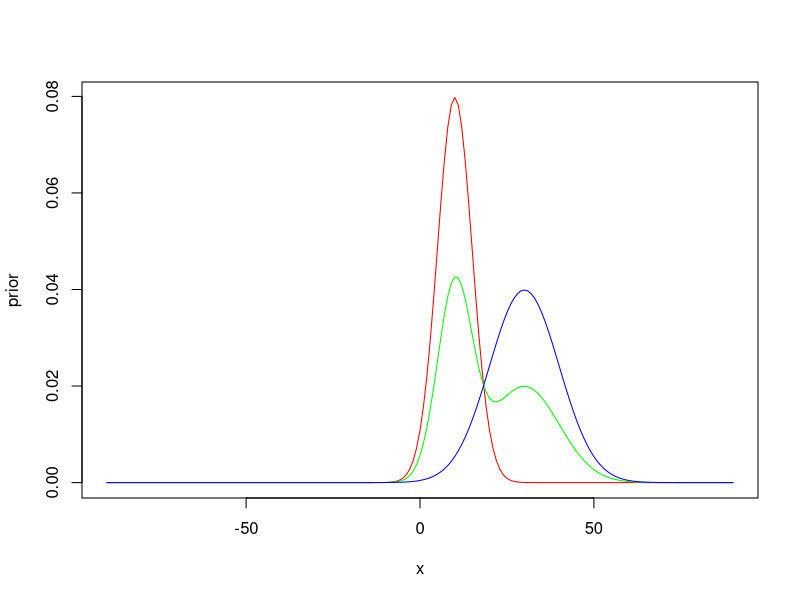
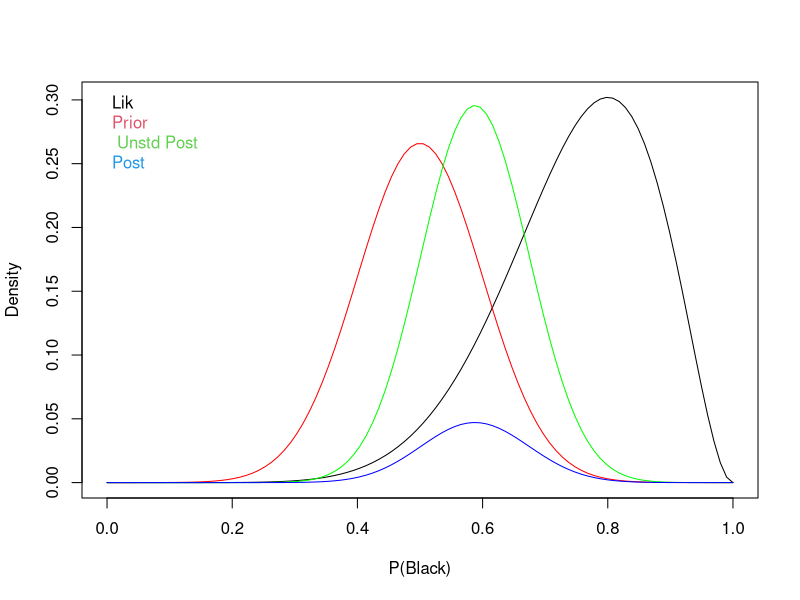
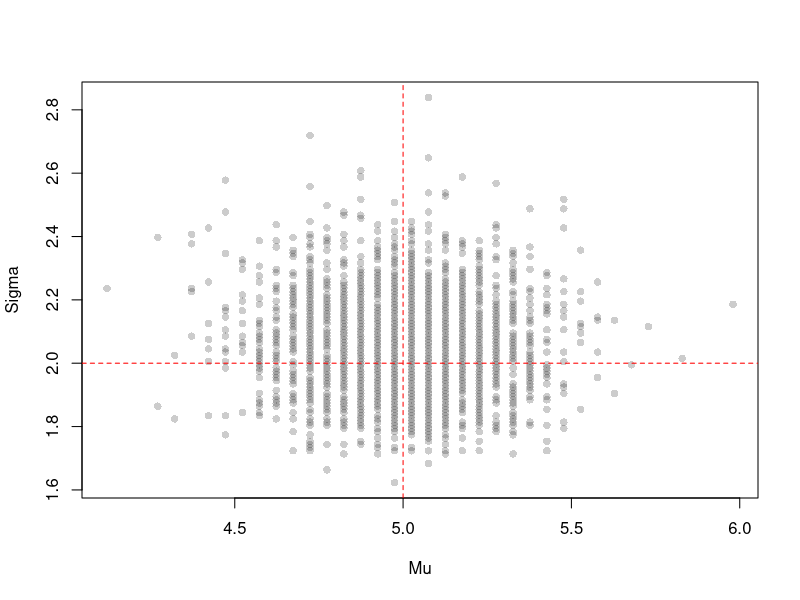

These figures' R source, in order:
## ---- chunk 1
knitr::opts_chunk$set(echo = TRUE)
## ---- chunk 2
# load packages 
library(MASS)
library(dplyr)
library(ggplot2)
library(stats)

sessionInfo()
## ---- chunk 3
data=read.csv("Mixture.csv")
data=data.frame(success=19,size=57)
sum(data[,1])
## ---- chunk 4
sum(data[1,])
## ---- chunk 5
data[1,1]/sum(data[,1])
## ---- chunk 6
print(sum)
## ---- chunk 7
x <- seq(from = -90, to = 90, by = 1)
data <- dnorm(x, mean = 30, sd = 10)
prior <- dnorm(x, mean = 10, sd = 5)
posterior <- 0.5 * dnorm(x, mean = 10, sd = 5) + 
  0.5 * dnorm(x, mean = 30, sd = 10)
plot(x, prior, type = "l", col = "red")
lines(x, posterior, type = "l", col = "green")
lines(x, data, type = "l", col = "blue")
## ---- chunk 8
rangeP = seq(0,1,length.out = 100)
plot(rangeP, dbinom(x=8, prob=rangeP,size=10), 
     type = "l", xlab="P(Black)", ylab="Density")
lines(rangeP,dnorm(x=rangeP, mean=0.5,sd=0.1)/15,col="red")
lik <- dbinom(x=8, prob = rangeP, size =10)
prior <- dnorm(x = rangeP, mean = 0.5, sd = 0.1)
lines(rangeP, lik*prior, col="green")
unstdPost<- lik * prior
stdPost <- unstdPost / sum(unstdPost)
lines(rangeP, stdPost, col = "blue")
legend("topleft", 
       legend = c("Lik", "Prior", " Unstd Post", "Post"), 
       text.col = 1:4, bty="n")
## ---- chunk 9
trueMu <- 5
trueSig <- 2
set.seed(100)
randomSample <- rnorm(100, trueMu, trueSig)
grid<-expand.grid(mu = seq(0,10,length.out=200), 
                  sigma = seq(1, 3, length.out = 200))
lik<- sapply(1:nrow(grid), function(x){
  sum(dnorm(x=randomSample, 
            mean = grid$mu[x], sd = grid$sigma[x], log = T))
})
prod <- lik + dnorm(grid$mu, mean = 0, sd = 5, log = T)+
  dexp(grid$sigma, 1, log=T)
prob <- exp(prod-max(prod))
postSample <- sample(1:nrow(grid), size=1e3, prob=prob)
plot(grid$mu[postSample], grid$sigma[postSample], xlab="Mu", ylab="Sigma", 
     pch=16, col=rgb(0,0,0,0.2))
abline(v=trueMu, h=trueSig, col="red", lty=2)
## ---- chunk 10
swim=read.table("swim.dat")
## ---- chunk 11
library(MASS)
	library(dplyr)
S = 5000
X = cbind(rep(1, 6), seq(1, 11, by = 2))
n = dim(X)[1]
p = dim(X)[2]
# Prior
beta0 = c(23, 0)
sigma0 = rbind(c(0.25, 0), c(0, 0.1))
nu0 = 1
s20 = 0.25
set.seed(1)
inv = solve

swim_pred = apply(swim, MARGIN = 1, function(y) {

BETA = matrix(nrow = S, ncol = length(beta0))
SIGMA = numeric(S)

beta = c(23, 0)
s2 = 0.7^2

for (s in 1:S) {

V = inv(inv(sigma0) + (t(X) %*% X) / s2)
m = V %*% (inv(sigma0) %*% beta0 + (t(X) %*% y) / s2)

beta = mvrnorm(1, m, V)

ssr = (t(y) %*% y) - (2 * t(beta) %*% t(X) %*% y) + (t(beta) %*% t(X) %*% X %*% beta)

s2 = 1 / rgamma(1, (nu0 + n) / 2, (nu0 * s20 + ssr) / 2)
BETA[s, ] = beta
SIGMA[s] = s2
}

xpred = c(1, 13)
YPRED = rnorm(S, BETA %*% xpred, sqrt(SIGMA))
YPRED
})
## ---- chunk 12
fastest_times = apply(swim_pred, MARGIN = 1, FUN = which.min)
table(fastest_times) / length(fastest_times)
